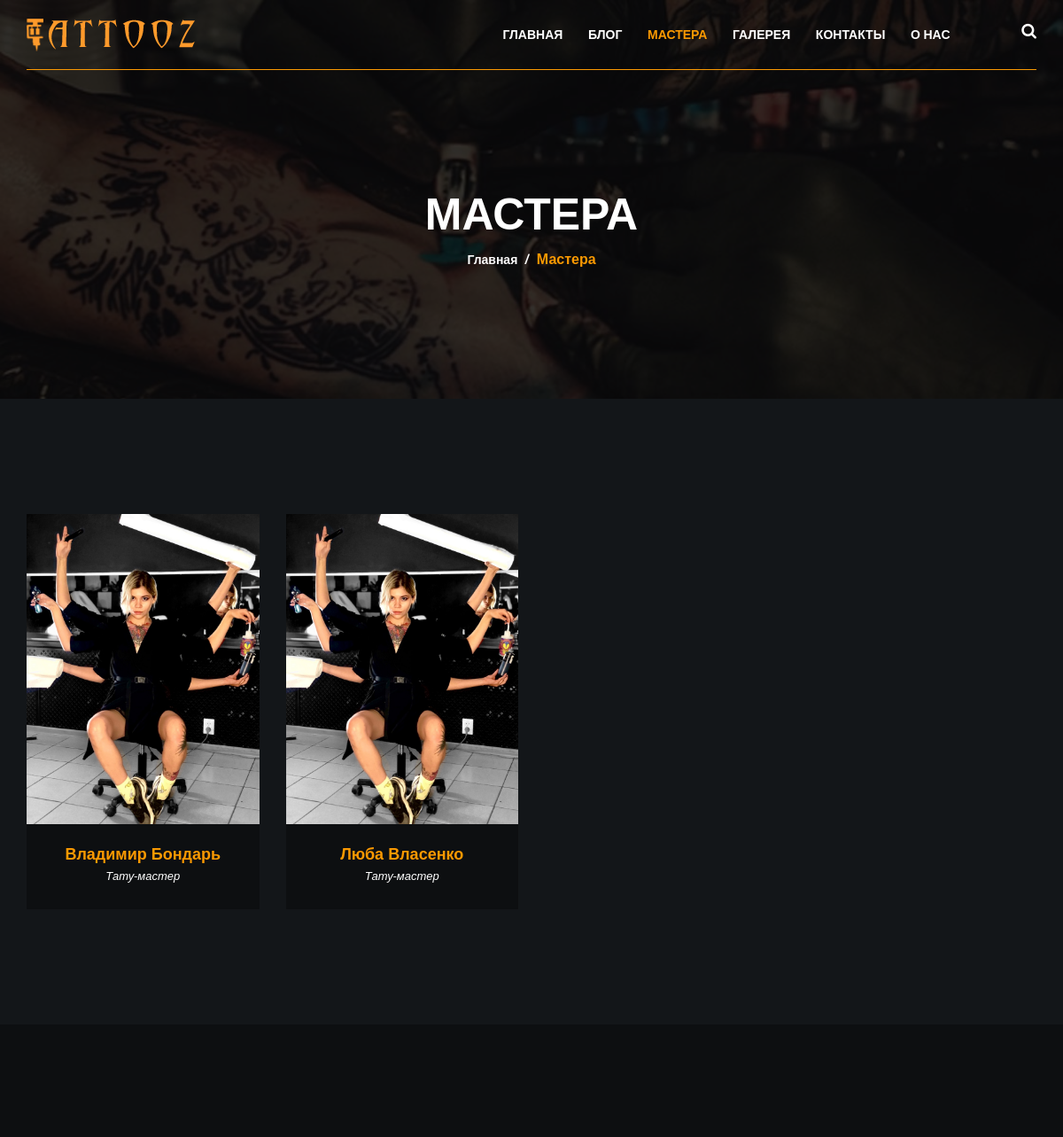
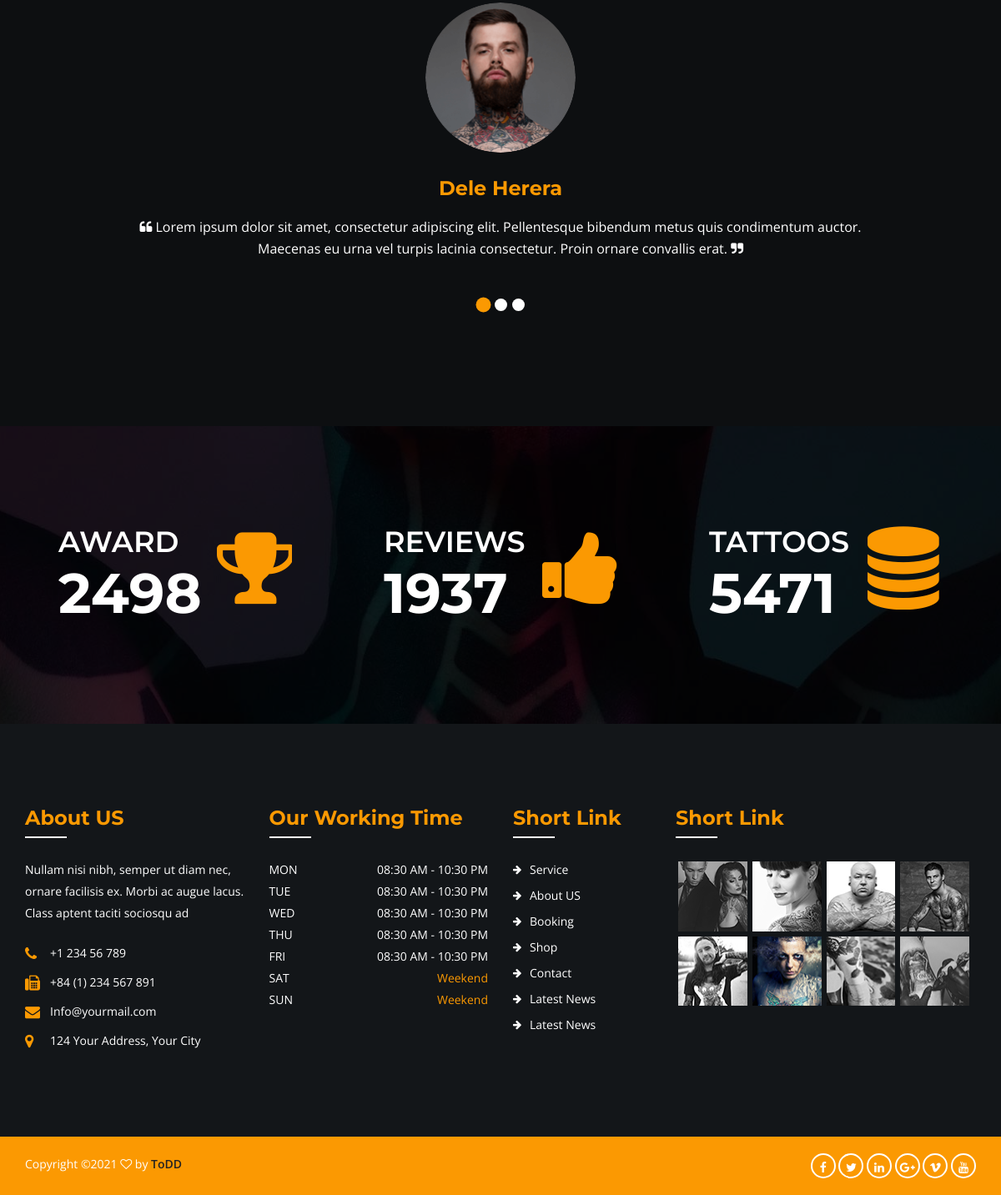
Page /masters/ on the committed database (2 pictures, top to bottom).
### master/models.py (models this page shows, shortened)
class Master(models.Model):
    name = models.CharField('Имя мастера', max_length=150)
    image = models.ImageField('Изображение мастера', upload_to='masters/')
    about_master = models.TextField('Информация о мастере', max_length=180)
    vk = models.CharField('Ссылка на ВК', max_length=255, blank=True, null=True)
    instagram = models.CharField('Ссылка на Instagram', max_length=255,
                                 blank=True, null=True)
    telegram = models.CharField('Ссылка на Telegram', max_length=255,
                                blank=True, null=True)
    def get_absolute_url(self):
        return reverse('master_detail', kwargs={"pk": self.pk})
    class Meta:
        verbose_name = "Мастер"
        verbose_name_plural = "Мастера"
        ordering = ["name"]

### master/views.py (the view)
# urls.py: path('', views.MastersListView.as_view(), name='masters_list'),
class MastersListView(ListView, BaseView):
    model = Master
    context_object_name = 'masters'
    template_name = 'master/masters_list.html'

### services/views_exceptions.py (called while the page is built)
    def dispatch(self, request, *args, **kwargs):
        try:
            response = super().dispatch(request, *args, **kwargs)
        except Exception as e:
            send_message(settings.DEV_TG_ID, e.__str__())
            return self._response({'errorMessage': e}, status=400)
        if isinstance(response, (dict, list)):
            return self._response(response)
        else:
            return response

### templates/master/masters_list.html (shortened to what this page needs)
{% extends 'base.html' %}
{% block content %}
    <div class="breadcumb-area bg-img-5 black-opacity">
        <div class="container">
            <div class="row">
                <div class="col-xs-12">
                    <div class="breadcumb-wrap text-center">
                        <h2>Мастера </h2>
                        <ul>
                            <li><a href="{% url 'home' %}">Главная</a></li>
                            <li>/</li>
                            <li class="active">Мастера</li>
                        </ul>
                    </div>
                </div>
            </div>
        </div>
    </div>
    <div class="team-area bg-2">
        <div class="container">
            <div class="row">
                {% for master in masters %}
                <div class="col-2 col-md-3 col-sm-6 col-xs-12">
                    <div class="team-wrap">
                        <div class="team-img">
                            <img src="{{ master.image.url }}" alt="">
                        </div>
                        <div class="team-content">
                            <a href="{{ master.get_absolute_url }}"><h3>{{ master.name }}</h3></a>
                            <p>Тату-мастер</p>
                        </div>
                    </div>
                </div>
                {% endfor %}
            </div>
        </div>
    </div>
    <div class="tetsmonial-area bg-1 ptb-130">
        <div class="container">
            <div class="row">
                <div class="col-sm-10 col-sm-offset-1">
                    <div class="test-active">
                        <div class="test-items text-center">
                            <div class="test-img">
                                <img src="assets/images/test/1.png" alt="">
                            </div>
                            <h2>Dele Herera</h2>
                            <p><i class="fa fa-quote-left"></i> Lorem ipsum dolor sit amet, consectetur adipiscing elit. Pellentesque bibendum metus quis condimentum auctor. Maecenas eu urna vel turpis lacinia consectetur. Proin ornare convallis erat. <i class="fa fa-quote-right"></i> </p>
                        </div>
                    </div>
                </div>
            </div>
        </div>
    </div>
    <div class="fanfact-area black-opacity bg-img-2">
        <div class="container">
            <div class="row">
                <div class="col-md-4 col-sm-4 col-xs-12 col-2">
                    <div class="fanfact-wrap">
                        <div class="fanfact-content">
                            <h2>AWARD </h2>
                            <h3 class="counter">2498</h3>
                        </div>
                        <div class="fanfact-icon">
                            <i class="fa fa-trophy"></i>
                        </div>
                    </div>
                </div>
                <div class="col-md-4 col-sm-4 col-xs-12 col-2">
                    <div class="fanfact-wrap">
                        <div class="fanfact-content">
                            <h2>REVIEWS</h2>
                            <h3 class="counter">1937</h3>
                        </div>
                        <div class="fanfact-icon">
                            <i class="fa fa-thumbs-up"></i>
                        </div>
                    </div>
                </div>
                <div class="col-md-4 col-sm-4 col-xs-12 col-2">
                    <div class="fanfact-wrap">
                        <div class="fanfact-content">
                            <h2>TATTOOS </h2>
                            <h3 class="counter">5471</h3>
                        </div>
                        <div class="fanfact-icon">
                            <i class="fa fa-database"></i>
                        </div>
                    </div>
                </div>
            </div>
        </div>
    </div>
{% endblock content %}

### static/css/styles.css (style rules this page uses)
* { margin:0; padding:0; }
body { color:#fff; font-family: 'Open Sans', sans-serif; line-height:26px; background:#fff; font-weight: 400; }
img { max-width:100%; height:auto }
p { margin:0px; color: #fff; }
h1, h2, h3, h4, h5, h6 { color: #fb9902; margin-bottom: 10px; margin-top: 0px; font-family: 'Montserrat', sans-serif; }
a { -webkit-transition:all 0.3s ease 0s; transition: all 0.3s ease 0s; -webkit-transition:all .3s; -moz-transition:all .3s; text-decoration:none; color:#fff; font-size:14px; }
ul { list-style: outside none none; margin: 0; padding: 0; }
:before,:after { -webkit-transition: all .3s; transition: all .3s; }
.bg-1 { background:#0d0f11; }
.bg-2 { background:#131619; }
.ptb-130 { padding: 130px 0px }
.bg-img-2 { background: url(../images/bg/2.jpg)no-repeat center center / cover }
.bg-img-5 { background: url(../images/bg/6.jpg)no-repeat center center / cover }
.black-opacity { position: relative; z-index: 9; }
.black-opacity:before { position: absolute; left: 0; top: 0; width: 100%; height: 100%; background: #000; content: ""; z-index: -9; opacity: .8; -ms-filter:"progid:DXImageTransform.Microsoft.Alpha(Opacity=80)"; }
.team-area { padding: 130px 0px 100px; }
.team-wrap { margin-bottom: 30px; }
.team-img { position: relative; }
.team-img img { width: 100%; }
.team-img:before { position: absolute; left: 0; top: 0; width: 100%; height: 100%; background: #000; content: ""; opacity: 0; -ms-filter:"progid:DXImageTransform.Microsoft.Alpha(Opacity=0)"; z-index: 9; transition: all .3s; -webkit-transition: all .3s; -moz-transition: all .3s; }
.team-content { background: #0d0f11; transition: all .3s; -webkit-transition: all .3s; -moz-transition: all .3s; text-align: center; padding: 25px 0px; }
.team-content h3 { font-size: 18px; font-weight: 700; margin-bottom: 0px; }
.team-content p { font-size:13px; font-style: italic; }
.fanfact-area { padding: 120px 0px; }
.fanfact-wrap { overflow: hidden; padding: 0px 40px; }
.fanfact-content { float: left; margin-right: 20px; }
.fanfact-content h2 { font-size: 35px; font-weight: 600; color: #fff; text-transform: uppercase; margin-bottom: 5px; }
.fanfact-content h3 { font-size: 67px; color: #fff; margin-bottom: 0px; font-weight: 700; width: 170px; }
.fanfact-icon { overflow: hidden; }
.fanfact-icon i { font-size: 100px; color: #fb9902; }
.test-active { padding-bottom: 70px; }
.test-img { height: 180px; width: 180px; overflow: hidden; margin:0px auto 30px; border-radius: 50%; }
.test-items h2 { font-size: 24px; margin-bottom: 20px; font-weight: 700; }
.test-items p { font-size: 16px; padding: 0px 10px; }
.breadcumb-area { height: 450px; display: -webkit-box; display: -ms-flexbox; display: flex; -webkit-box-orient: vertical; -webkit-box-direction: normal; -ms-flex-direction: column; flex-direction: column; -webkit-box-pack: center; -ms-flex-pack: center; justify-content: center; }
.breadcumb-wrap { padding-top: 70px; }
.breadcumb-wrap h2 { font-size: 50px; color: #fff; font-weight: 700; text-transform: uppercase; }
.breadcumb-wrap ul li { display: inline-block; margin: 0px 2px; font-size: 16px; font-weight: 600; }
.breadcumb-wrap ul li.active { color: #fb9902; }

### rows in the picture
Master: image (picture), name "Владимир Бондарь"
Master: image (picture), name "Люба Власенко"
